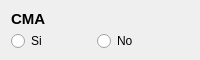
                    <widget class="QFrame" name="espacio_cma">
                     <property name="minimumSize">
                      <size>
                       <width>0</width>
                       <height>60</height>
                      </size>
                     </property>
                     <property name="maximumSize">
                      <size>
                       <width>200</width>
                       <height>60</height>
                      </size>
                     </property>
                     <property name="toolTip">
                      <string>&lt;html&gt;&lt;head/&gt;&lt;body&gt;&lt;p&gt;¿Tiene Certificado de Manipulación de Alimentos?&lt;/p&gt;&lt;/body&gt;&lt;/html&gt;</string>
                     </property>
                     <property name="styleSheet">
                      <string/>
                     </property>
                     <layout class="QFormLayout" name="formLayout">
                      <property name="horizontalSpacing">
                       <number>50</number>
                      </property>
                      <item row="0" column="0">
                       <widget class="QLabel" name="label_cma">
                        <property name="maximumSize">
                         <size>
                          <width>120</width>
                          <height>16777215</height>
                         </size>
                        </property>
                        <property name="font">
                         <font>
                          <family>Segoe UI</family>
                          <pointsize>11</pointsize>
                          <weight>75</weight>
                          <italic>false</italic>
                          <bold>true</bold>
                         </font>
                        </property>
                        <property name="styleSheet">
                         <string notr="true"/>
                        </property>
                        <property name="text">
                         <string>CMA</string>
                        </property>
                        <property name="scaledContents">
                         <bool>true</bool>
                        </property>
                        <property name="tipo" stdset="0">
                         <string>titulo_qlineedit</string>
                        </property>
                       </widget>
                      </item>
                      <item row="1" column="0">
                       <widget class="QRadioButton" name="input_cma_si">
                        <property name="styleSheet">
                         <string notr="true"/>
                        </property>
                        <property name="text">
                         <string>Si</string>
                        </property>
                       </widget>
                      </item>
                      <item row="1" column="1">
                       <widget class="QRadioButton" name="input_cma_no">
                        <property name="styleSheet">
                         <string notr="true"/>
                        </property>
                        <property name="text">
                         <string>No</string>
                        </property>
                       </widget>
                      </item>
                     </layout>
                    </widget>
